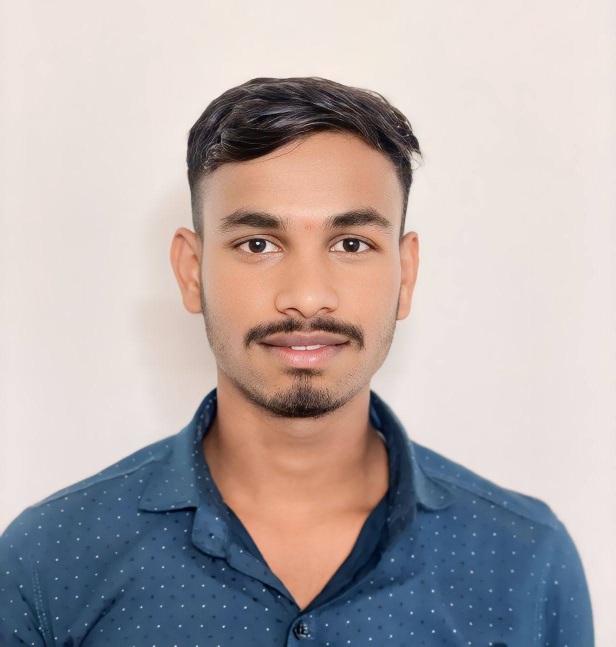
#> input picture user_face.jpg, 1232 x 1294 px, found by its file name (shown at 1/2 size)
$ python -i face_auth.py   (imports and definitions only)
#> lines starting #> are read from the running program, lines starting #| are printed output that depends on the picture
import cv2
import os

REFERENCE_IMAGE = "assets/user_face.jpg"


def authenticate_user():
    # Check if reference image exists
    if not os.path.exists(REFERENCE_IMAGE):
        print("Reference image not found!")
        return False

    face_cascade = cv2.CascadeClassifier(
        cv2.data.haarcascades + "haarcascade_frontalface_default.xml"
    )

    # Load reference image
    reference = cv2.imread(REFERENCE_IMAGE)
#> reference is the input picture: shape (1294, 1232, 3); mean B, G, R 171.6, 172.3, 181.3
    reference_gray = cv2.cvtColor(reference, cv2.COLOR_BGR2GRAY)
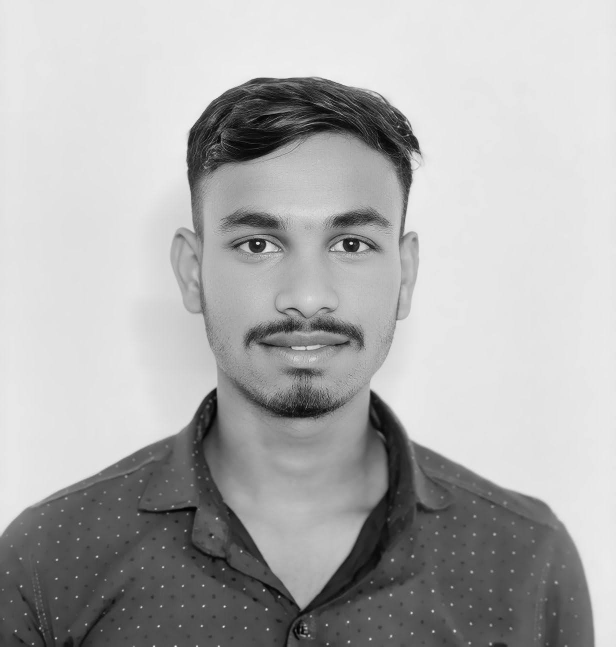
#> reference_gray: shape (1294, 1232) (shown at 1/2 size); min 0, max 253, mean 174.9

    reference_faces = face_cascade.detectMultiScale(
        reference_gray,
        scaleFactor=1.2,
        minNeighbors=5
    )
#> reference_faces = [[317, 248, 590, 590], [264, 18, 660, 660]]

    if len(reference_faces) == 0:
        print("No face found in reference image.")
        return False

    ref_x, ref_y, ref_w, ref_h = reference_faces[0]
#> ref_x = 317; ref_y = 248; ref_w = 590; ref_h = 590
    reference_face = reference_gray[
        ref_y:ref_y + ref_h,
        ref_x:ref_x + ref_w
    ]
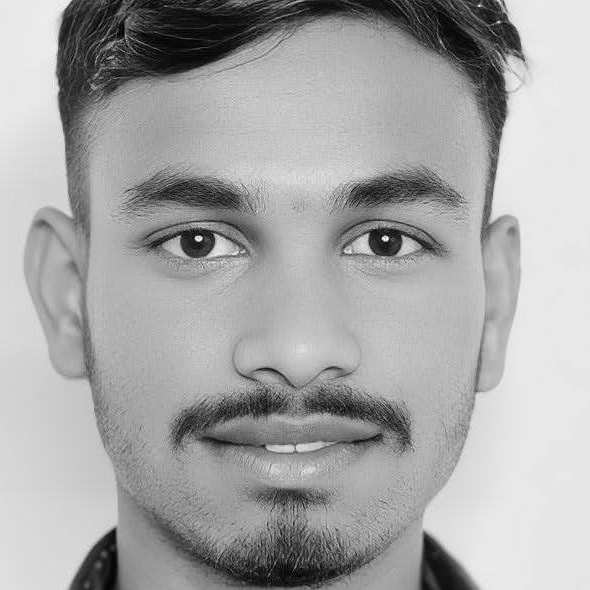
#> reference_face: shape (590, 590); min 0, max 253, mean 166.1

#> (the run stopped early here; a loop or call above may not have finished)
